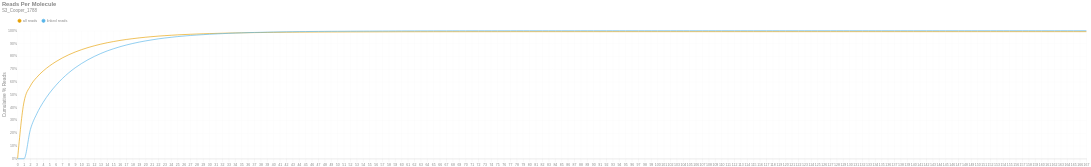

Notebook code for this chart:
### Markdown cell above
### Reads per Molecule
This chart shows the cumulative distribution of the number of reads per linked molecule. That is, how many alignments are associated with a unique molecule. This excludes the number of reads associated with invalid or absent linked-read barcodes. The `linked` histogram is the percentages recalculated when disregarding singletons.

### Code cell
if SKIPLR:
    print_html(f"Skipped")
else:
    counts = np.bincount(valids['reads'].cast(pl.Int64).to_numpy())
    weighted = counts * np.arange(len(counts))
    all_perc = weighted / n_reads
    linked_perc = weighted / n_linked_reads
    linked_perc[1] = 0
    binned_df = pl.DataFrame({
        'readsper': list(range(len(counts))),
        'all reads (cumsum)': np.cumsum(all_perc).tolist(),
        'linked reads (cumsum)': np.cumsum(linked_perc).tolist(),
    })

    with SafeRender(binned_df):
        (
            density_plot(binned_df, 'Reads Per Molecule', samplename, 'readspmol')
            .encode(
                x=alt.X('readsper:O', title=None).axis(labelAngle=0).scale(padding=0),
                y=alt.Y('value:Q', title='Cumulative % Reads').axis(format='%').stack(False),
                color=alt.Color("key:N").scale(domain=["all reads", "linked reads"]),
                tooltip=[
                    alt.Tooltip("key:N", title="Data Type"),
                    alt.Tooltip("readsper:O", title="Reads Per Molecule"),
                    alt.Tooltip("value:Q", format=".2%", title="% Reads (Cum.)")
                ]            
            )
        ).display()

### Figure 1 — Vega-Lite specification as saved in the notebook (floating-point values rounded to 4 significant figures; data arrays with more than 128 entries replaced by an {"elided": "..."} marker saying what was removed)
{"width": "container", "height": 400, "config": {"title": {"anchor": "start", "dy": -15, "fontSize": 18, "color": "#888888", "subtitleColor": "#888888", "subtitleFontSize": 14}, "arc": {"fill": "#0072B2"}, "axis": {"domainColor": "#888888", "domainWidth": 0.5, "gridWidth": 0.2, "grid": false, "titleFontWeight": 400, "titleFontSize": 15, "labelFontSize": 11, "labelColor": "#888888", "tickColor": "#888888", "tickWidth": 0.2, "titleColor": "#888888"}, "axisBand": {"grid": false}, "axisX": {"grid": true, "tickSize": 10, "domainCap": "round"}, "axisY": {"domain": false, "grid": true, "tickSize": 0, "domainCap": "round"}, "background": "transparent", "header": {"labelFontSize": 15, "labelColor": "#888888", "titleFontSize": 15, "titleFontWeight": 600, "titleColor": "#888888"}, "legend": {"labelFont": "sans-serif", "labelFontSize": 12, "labelColor": "#888888", "symbolSize": 100, "symbolType": "circle", "titleFontSize": 12, "titlePadding": 10, "titleColor": "#888888", "title": null, "orient": "top"}, "range": {"category": ["#E69F00", "#56B4E9", "#009E73", "#F0E442", "#0072B2", "#D55E00", "#CC79A7", "#000000"], "diverging": ["#cfe8f3", "#a2d4ec", "#73bfe2", "#46abdb", "#1696d2", "#12719e"]}, "area": {"fill": "#0072B2", "fillOpacity": 0.7, "line": true, "strokeOpacity": 0.7}, "line": {"color": "#0072B2", "stroke": "#0072B2", "strokeWidth": 2}, "trail": {"color": "#0072B2", "stroke": "#0072B2", "strokeWidth": 0, "size": 1}, "point": {"filled": true, "fillOpacity": 1.0, "size": 95}, "text": {"color": "#888888", "fontSize": 11, "align": "right", "fontWeight": 400, "size": 11}, "bar": {"fill": "#0072B2", "stroke": null}, "view": {"stroke": null, "continuousWidth": 660, "continuousHeight": 400}}, "data": {"name": "data-ea50537626178689814dabece773a7ba"}, "mark": {"type": "line", "interpolate": "monotone", "point": {"opacity": 0, "size": 275}}, "encoding": {"color": {"field": "key", "scale": {"domain": ["all reads", "linked reads"]}, "type": "nominal"}, "tooltip": [{"field": "key", "title": "Data Type", "type": "nominal"}, {"field": "readsper", "title": "Reads Per Molecule", "type": "ordinal"}, {"field": "value", "format": ".2%", "title": "% Reads (Cum.)", "type": "quantitative"}], "x": {"axis": {"labelAngle": 0}, "field": "readsper", "scale": {"padding": 0}, "title": null, "type": "ordinal"}, "y": {"axis": {"format": "%"}, "field": "value", "stack": false, "title": "Cumulative % Reads", "type": "quantitative"}}, "params": [{"name": "param_c36ac31b6afebe62", "select": {"type": "point", "fields": ["key"]}, "bind": "legend"}], "title": {"text": "Reads Per Molecule", "subtitle": "S3_Cooper_1788"}, "transform": [{"fold": ["all reads (cumsum)", "linked reads (cumsum)"]}, {"calculate": "replace(datum.key, ' (cumsum)', '')", "as": "key"}, {"filter": {"param": "param_c36ac31b6afebe62"}}], "usermeta": {"embedOptions": {"downloadFileName": "S3_Cooper_1788.readspmol"}}, "$schema": "https://vega.github.io/schema/vega-lite/v6.1.0.json", "datasets": {"data-ea50537626178689814dabece773a7ba": {"elided": "168 records"}}}
